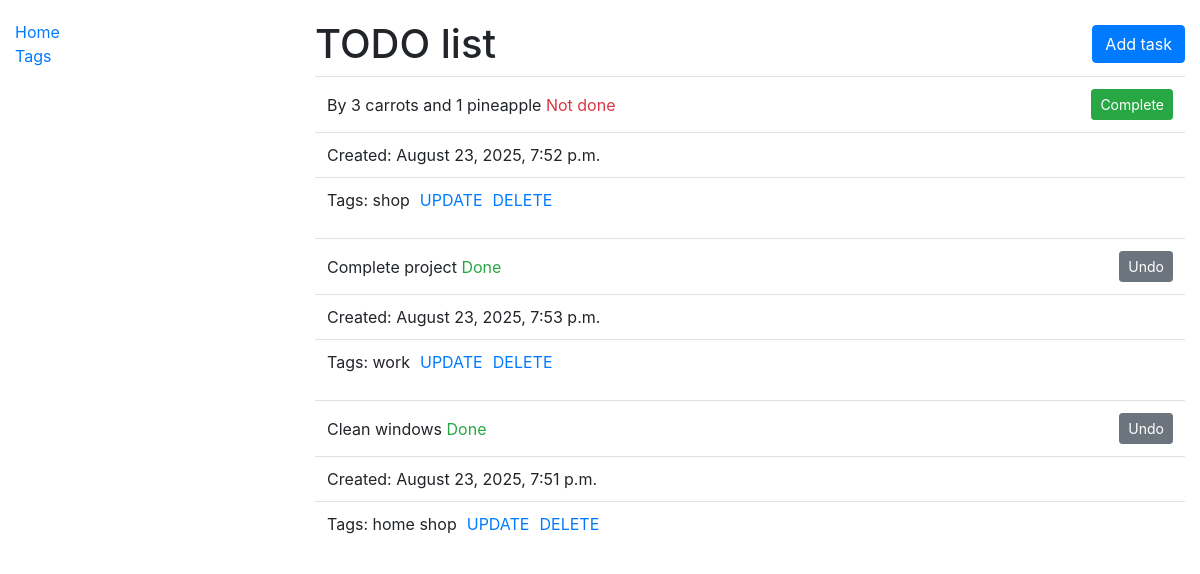
The app's page / (signed in) with its own data.
### todo/models.py (models this page shows, shortened)
class Task(models.Model):
    content = models.TextField()
    created_at = models.DateTimeField(auto_now_add=True)
    deadline = models.DateTimeField(null=True, blank=True)
    is_done = models.BooleanField(default=False)
    tags = models.ManyToManyField(Tag, related_name="tasks", blank=True)
    class Meta:
        ordering = ["created_at"]

class Tag(models.Model):
    name = models.CharField(max_length=120, unique=True)
    class Meta:
        ordering = ["name"]

### todo/views.py (the view)
# urls.py: path("", index, name="index"),
@login_required
def index(request: HttpRequest) -> HttpResponse:
    tasks = Task.objects.prefetch_related("tags").order_by(
        "is_done",
        "-created_at"
    )
    context = {
        "tasks": tasks
    }
    return render(request, "todo/index.html", context=context)

### templates/todo/index.html (shortened to what this page needs)
{% extends "base.html" %}
{% block content %}
  <h1  class="header-with-button">
    TODO list
    <a class="btn btn-primary" style="float: right" href="{% url 'todo:task-create' %}">
      Add task
    </a>
  </h1>
  {% for task in tasks %}
    <table class="table">
      <tr>
        <td colspan="3"><div class="d-flex justify-content-between align-items-center">
          <div>
            {{ task.content }}
            {% if task.is_done %}
              <span class="text-success" style="font-weight: normal;">Done</span>
            {% else %}
              <span class="text-danger" style="font-weight: normal;">Not done</span>
            {% endif %}
          </div>
          <div>
            <form action="{% url 'todo:toggle-task-status' pk=task.id %}" method="post" style="display:inline;">
                {% if task.is_done %}
                    <button type="submit" class="btn btn-sm btn-secondary">Undo</button>
                {% else %}
                    <button type="submit" class="btn btn-sm btn-success">Complete</button>
                {% endif %}
            </form>
</div>
        </div>
        </td>
      </tr>
      <tr>
        <td>
          Created: {{ task.created_at|date:"F j, Y, g:i a" }}
        </td>
      </tr>
      <tr>
        <td colspan="3">
          <div style="display: flex; align-items: center; gap: 10px;">
            <span>
              Tags: {% for tag in task.tags.all %} {{ tag.name }} {% empty %} No tags {% endfor %}
            </span>
            <a href="{% url 'todo:task-update' pk=task.id %}">UPDATE</a>
            <a href="{% url 'todo:task-delete' pk=task.id %}">DELETE</a>
          </div>
        </td>
      </tr>
    </table>
  {% empty %}
    <li>No tasks available</li>
  {% endfor %}
{% endblock %}

### templates/base.html (shortened to what this page needs)
<!DOCTYPE "html">
<html lang="en">
<head>
  <link rel="stylesheet" href="https://cdn.jsdelivr.net/npm/bootstrap@4.6.2/dist/css/bootstrap.min.css"
>
  {% load static %}
  <link rel="stylesheet" href="{% static 'css/styles.css' %}">
</head>
<body>
<div class="container-fluid">
  <div class="row">
    <div class="col-sm-3">
      {% block sidebar %}
        {% include "includes/sidebar.html" %}
      {% endblock %}
    </div>
    <div class="col-sm-9">
      {% block content %}
      {% endblock %}
    </div>
  </div>
</div>
</body>
</html>

### templates/includes/sidebar.html
<ul class="sidebar-nav">
  <li>
    <a href="{% url 'todo:index' %}">Home</a>
  </li>
  <li>
    <a href="{% url 'todo:tag-list' %}">Tags</a>
  </li>
</ul>

### static/css/styles.css (style rules this page uses)
body { margin-top: 20px; }
.sidebar-nav { padding: 0; list-style: none; }
.header-with-button { display: flex; justify-content: space-between; align-items: center; }

### records on screen
Task: content "By 3 carrots and 1 pineapple", is_done "Not done", created_at "August 23, 2025, 7:52 p.m."
Tag: name "shop"
Task: content "Complete project", is_done "Done", created_at "August 23, 2025, 7:53 p.m."
Tag: name "work"
Task: content "Clean windows", is_done "Done", created_at "August 23, 2025, 7:51 p.m."
Tag: name "home"
